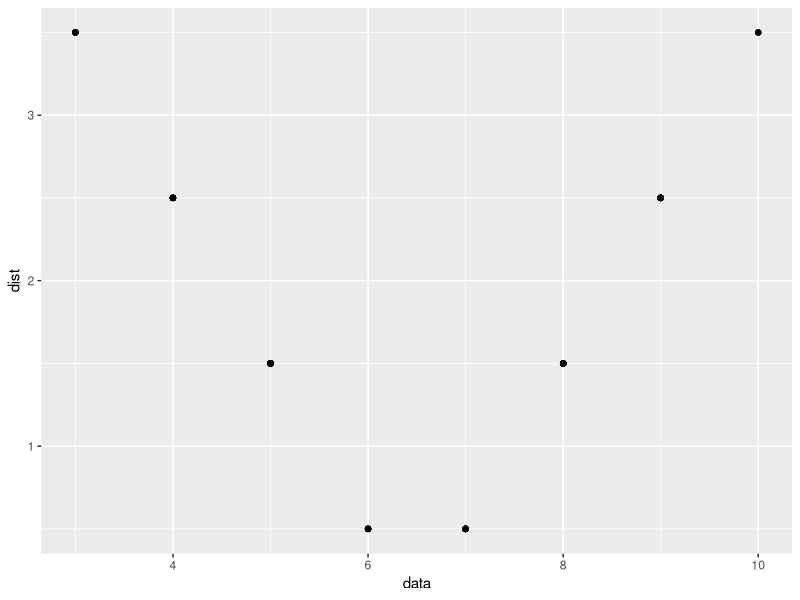
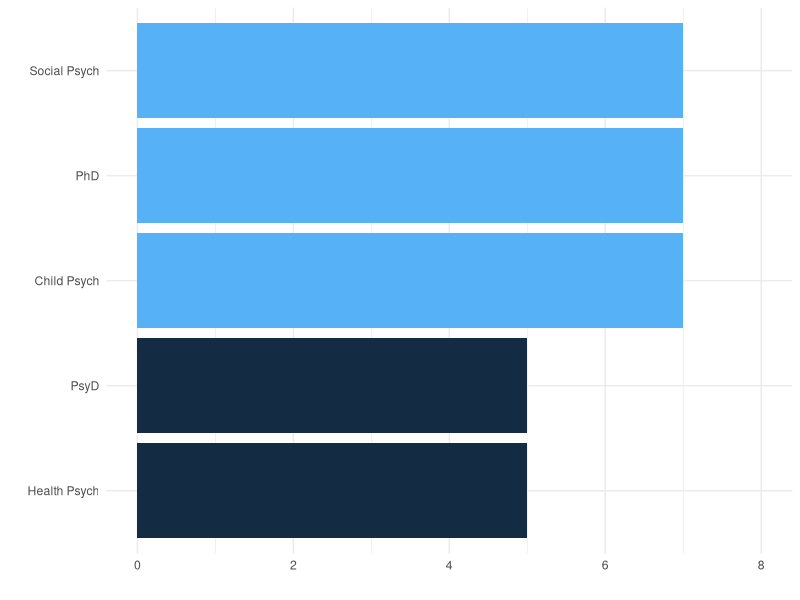

R code for these plots, in order:
library(dplyr)
library(ggplot2)



# Run 1000 Simulations of a Coin Flip
ran_sam <- function(x){
  data.frame(
    result =
      replicate(
        n = 1000,    
        expr = sample(
          x = c("Heads","Tails"),
          size = 1,
          prob = c(.5,.5)))) |> 
    ggplot(aes(result)) +
    geom_bar(stat = "count") +
    theme_minimal()
}


flip_coin <-  function() {
  heads_cnt <- 0
  tails_cnt <- 0
  flips <- 0
  
  while (heads_cnt/flips !=0.5 ||
         tails_cnt/flips !=0.5) {
           result <- sample(c("Heads","Tails"),1)
        if (result == "Heads") {
          heads_cnt <- heads_cnt + 1
        } else {
          tails_cnt <- tails_cnt + 1
        }
        flips <- flips + 1
         }
    return(flips)
}


library(forcats)

tibble(
  data = runif(100,3,10) |> round(0),
  data_m = mean(data)) |> 
  mutate(dist = abs(data - data_m)) |> 
  ggplot(aes(data, dist)) +
  geom_point()



data.frame(
  degree = c("PhD","PsyD","Health Psych",
             "Social Psych","Child Psych"),
  duration = c(7,5,5,7,7)
) |> 
  ggplot(aes(fct_reorder(degree,duration),duration,
             fill = duration)) +
  geom_bar(stat = "identity") +
  theme_minimal() +
  coord_flip() +
  labs(x = "",
       y = "") +
  ylim(0,8) +
  theme(
    legend.position = "none"
  )
